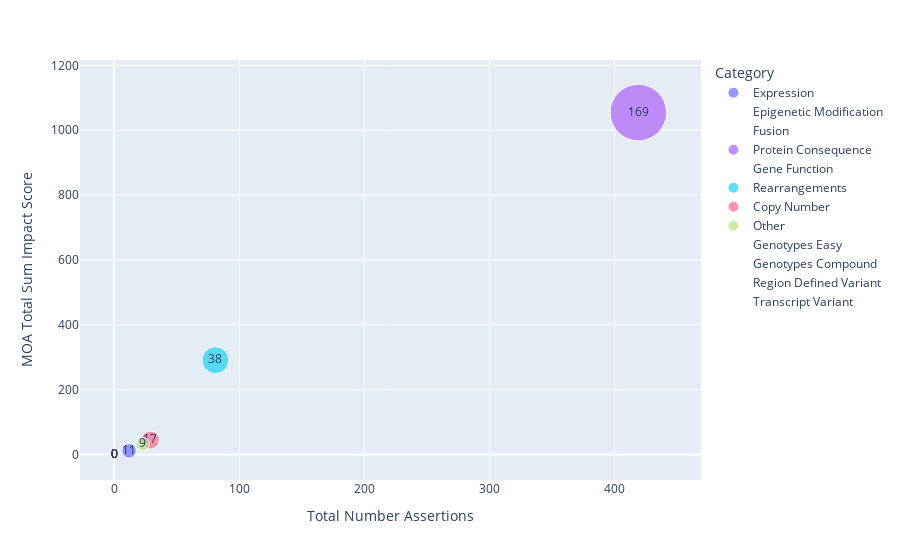

Notebook code for this chart:
### Markdown cell above
The scatterplot below shows the relationship between the Not Suported variant sub category impact score and the number of assertions (evidence items) associated with features (variants) in each sub category. Additionally, the sizes of the data point represent the number of features (variants) in each sub category.

### Code cell
fig2 = px.scatter(
    data_frame=not_supported_feature_impact_df,
    x="Total Number Assertions",
    y="MOA Total Sum Impact Score",
    size="Total Number Features",
    size_max=40,
    text="Total Number Features",
    color="Category"
)
fig2.show()

### Figure 1 — Plotly figure (JSON) as saved in the notebook; plotly's stock layout.template omitted (floating-point values rounded to 4 significant figures)
{"data": [{"hovertemplate": "Category=Expression<br>Total Number Assertions=%{x}<br>MOA Total Sum Impact Score=%{y}<br>Total Number Features=%{text}<extra></extra>", "legendgroup": "Expression", "marker": {"color": "#636efa", "size": [11], "sizemode": "area", "sizeref": 0.1056, "symbol": "circle"}, "mode": "markers+text", "name": "Expression", "orientation": "v", "showlegend": true, "text": [11], "type": "scatter", "x": [12], "xaxis": "x", "y": [11], "yaxis": "y"}, {"hovertemplate": "Category=Epigenetic Modification<br>Total Number Assertions=%{x}<br>MOA Total Sum Impact Score=%{y}<br>Total Number Features=%{text}<extra></extra>", "legendgroup": "Epigenetic Modification", "marker": {"color": "#EF553B", "size": [0], "sizemode": "area", "sizeref": 0.1056, "symbol": "circle"}, "mode": "markers+text", "name": "Epigenetic Modification", "orientation": "v", "showlegend": true, "text": [0], "type": "scatter", "x": [0], "xaxis": "x", "y": [0], "yaxis": "y"}, {"hovertemplate": "Category=Fusion<br>Total Number Assertions=%{x}<br>MOA Total Sum Impact Score=%{y}<br>Total Number Features=%{text}<extra></extra>", "legendgroup": "Fusion", "marker": {"color": "#00cc96", "size": [0], "sizemode": "area", "sizeref": 0.1056, "symbol": "circle"}, "mode": "markers+text", "name": "Fusion", "orientation": "v", "showlegend": true, "text": [0], "type": "scatter", "x": [0], "xaxis": "x", "y": [0], "yaxis": "y"}, {"hovertemplate": "Category=Protein Consequence<br>Total Number Assertions=%{x}<br>MOA Total Sum Impact Score=%{y}<br>Total Number Features=%{text}<extra></extra>", "legendgroup": "Protein Consequence", "marker": {"color": "#ab63fa", "size": [169], "sizemode": "area", "sizeref": 0.1056, "symbol": "circle"}, "mode": "markers+text", "name": "Protein Consequence", "orientation": "v", "showlegend": true, "text": [169], "type": "scatter", "x": [419], "xaxis": "x", "y": [1054.0], "yaxis": "y"}, {"hovertemplate": "Category=Gene Function<br>Total Number Assertions=%{x}<br>MOA Total Sum Impact Score=%{y}<br>Total Number Features=%{text}<extra></extra>", "legendgroup": "Gene Function", "marker": {"color": "#FFA15A", "size": [0], "sizemode": "area", "sizeref": 0.1056, "symbol": "circle"}, "mode": "markers+text", "name": "Gene Function", "orientation": "v", "showlegend": true, "text": [0], "type": "scatter", "x": [0], "xaxis": "x", "y": [0], "yaxis": "y"}, {"hovertemplate": "Category=Rearrangements<br>Total Number Assertions=%{x}<br>MOA Total Sum Impact Score=%{y}<br>Total Number Features=%{text}<extra></extra>", "legendgroup": "Rearrangements", "marker": {"color": "#19d3f3", "size": [38], "sizemode": "area", "sizeref": 0.1056, "symbol": "circle"}, "mode": "markers+text", "name": "Rearrangements", "orientation": "v", "showlegend": true, "text": [38], "type": "scatter", "x": [81], "xaxis": "x", "y": [291], "yaxis": "y"}, {"hovertemplate": "Category=Copy Number<br>Total Number Assertions=%{x}<br>MOA Total Sum Impact Score=%{y}<br>Total Number Features=%{text}<extra></extra>", "legendgroup": "Copy Number", "marker": {"color": "#FF6692", "size": [17], "sizemode": "area", "sizeref": 0.1056, "symbol": "circle"}, "mode": "markers+text", "name": "Copy Number", "orientation": "v", "showlegend": true, "text": [17], "type": "scatter", "x": [29], "xaxis": "x", "y": [44.5], "yaxis": "y"}, {"hovertemplate": "Category=Other<br>Total Number Assertions=%{x}<br>MOA Total Sum Impact Score=%{y}<br>Total Number Features=%{text}<extra></extra>", "legendgroup": "Other", "marker": {"color": "#B6E880", "size": [9], "sizemode": "area", "sizeref": 0.1056, "symbol": "circle"}, "mode": "markers+text", "name": "Other", "orientation": "v", "showlegend": true, "text": [9], "type": "scatter", "x": [23], "xaxis": "x", "y": [32.5], "yaxis": "y"}, {"hovertemplate": "Category=Genotypes Easy<br>Total Number Assertions=%{x}<br>MOA Total Sum Impact Score=%{y}<br>Total Number Features=%{text}<extra></extra>", "legendgroup": "Genotypes Easy", "marker": {"color": "#FF97FF", "size": [0], "sizemode": "area", "sizeref": 0.1056, "symbol": "circle"}, "mode": "markers+text", "name": "Genotypes Easy", "orientation": "v", "showlegend": true, "text": [0], "type": "scatter", "x": [0], "xaxis": "x", "y": [0], "yaxis": "y"}, {"hovertemplate": "Category=Genotypes Compound<br>Total Number Assertions=%{x}<br>MOA Total Sum Impact Score=%{y}<br>Total Number Features=%{text}<extra></extra>", "legendgroup": "Genotypes Compound", "marker": {"color": "#FECB52", "size": [0], "sizemode": "area", "sizeref": 0.1056, "symbol": "circle"}, "mode": "markers+text", "name": "Genotypes Compound", "orientation": "v", "showlegend": true, "text": [0], "type": "scatter", "x": [0], "xaxis": "x", "y": [0], "yaxis": "y"}, {"hovertemplate": "Category=Region Defined Variant<br>Total Number Assertions=%{x}<br>MOA Total Sum Impact Score=%{y}<br>Total Number Features=%{text}<extra></extra>", "legendgroup": "Region Defined Variant", "marker": {"color": "#636efa", "size": [0], "sizemode": "area", "sizeref": 0.1056, "symbol": "circle"}, "mode": "markers+text", "name": "Region Defined Variant", "orientation": "v", "showlegend": true, "text": [0], "type": "scatter", "x": [0], "xaxis": "x", "y": [0], "yaxis": "y"}, {"hovertemplate": "Category=Transcript Variant<br>Total Number Assertions=%{x}<br>MOA Total Sum Impact Score=%{y}<br>Total Number Features=%{text}<extra></extra>", "legendgroup": "Transcript Variant", "marker": {"color": "#EF553B", "size": [0], "sizemode": "area", "sizeref": 0.1056, "symbol": "circle"}, "mode": "markers+text", "name": "Transcript Variant", "orientation": "v", "showlegend": true, "text": [0], "type": "scatter", "x": [0], "xaxis": "x", "y": [0], "yaxis": "y"}], "layout": {"legend": {"itemsizing": "constant", "title": {"text": "Category"}, "tracegroupgap": 0}, "margin": {"t": 60}, "xaxis": {"anchor": "y", "domain": [0, 1], "title": {"text": "Total Number Assertions"}}, "yaxis": {"anchor": "x", "domain": [0, 1], "title": {"text": "MOA Total Sum Impact Score"}}}}
